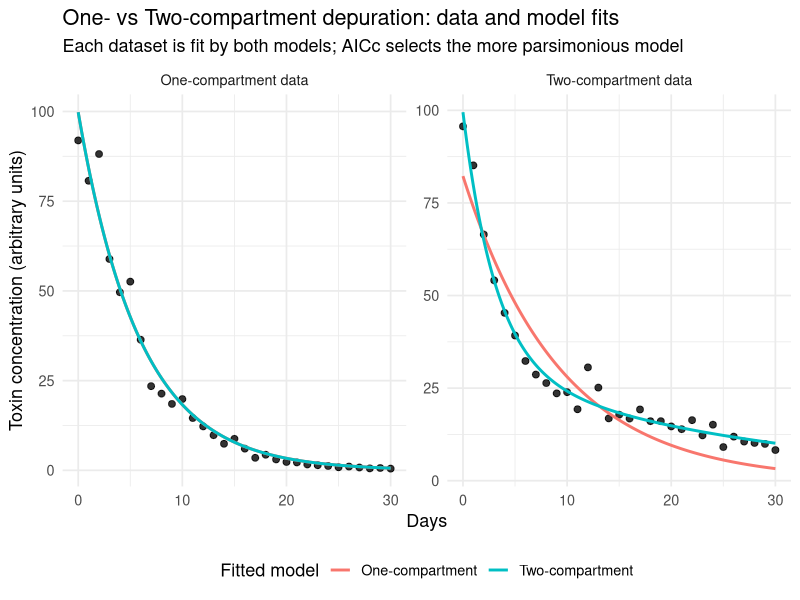

R code for this plot:

# Clear workspace
rm(list = ls())

# Setup
################################################################################

# Packages
library(tidyverse)

# Directories
plotdir <- "figures"

# ------------------------------------------------------------
# Biotoxin depuration: simulate, fit 1- vs 2-compartment models,
# compare with AICc, and plot fits by dataset.
# ------------------------------------------------------------

# Packages
library(tidyverse)
library(minpack.lm)   # for nlsLM (more robust than nls)

set.seed(123)

# -----------------------
# 1) Simulate data
# -----------------------

# Time grid (days)
t <- 0:30

# One-compartment truth: C(t) = C0 * exp(-k * t)
C0_1 <- 100
k1_true <- 0.18
y1_true <- C0_1 * exp(-k1_true * t)

# Two-compartment truth: C(t) = A*exp(-k_fast*t) + B*exp(-k_slow*t)
A_true  <- 60
B_true  <- 40
k_fast  <- 0.50
k_slow  <- 0.05
y2_true <- A_true * exp(-k_fast * t) + B_true * exp(-k_slow * t)

# Add multiplicative log-normal noise (keeps values positive)
# (~ 15% CV)
noise_sd <- 0.15
y1_obs <- y1_true * exp(rnorm(length(t), mean = 0, sd = noise_sd))
y2_obs <- y2_true * exp(rnorm(length(t), mean = 0, sd = noise_sd))

dat <- bind_rows(
  tibble(dataset = "One-compartment data", t = t, y = y1_obs),
  tibble(dataset = "Two-compartment data", t = t, y = y2_obs)
)

# -----------------------
# 2) Model fitting helpers
# -----------------------

# One-compartment model: y = C0 * exp(-k * t)
fit_one_comp <- function(df) {
  start_C0 <- max(df$y)              # sensible start
  start_k  <- 0.2
  nlsLM(
    y ~ C0 * exp(-k * t),
    data  = df,
    start = list(C0 = start_C0, k = start_k),
    lower = c(0, 1e-8)
  )
}

# Two-compartment model: y = A*exp(-k1*t) + B*exp(-k2*t)
fit_two_comp <- function(df) {
  # starts: split initial value + distinct rates
  start_A  <- 0.6 * df$y[df$t == min(df$t)][1]
  start_B  <- 0.4 * df$y[df$t == min(df$t)][1]
  start_k1 <- 0.4     # "fast"
  start_k2 <- 0.05    # "slow"
  nlsLM(
    y ~ A * exp(-k1 * t) + B * exp(-k2 * t),
    data  = df,
    start = list(A = start_A, B = start_B, k1 = start_k1, k2 = start_k2),
    lower = c(0, 0, 1e-8, 1e-8)
  )
}

# AICc (Gaussian error) from RSS and p
# k = p + 1 to account for residual variance
aicc_from_fit <- function(fit, n) {
  p   <- length(coef(fit))
  k   <- p + 1
  RSS <- sum(resid(fit)^2)
  # AIC without constants (constants cancel in comparisons)
  AIC_val  <- n * log(RSS / n) + 2 * k
  AICc_val <- AIC_val + (2 * k * (k + 1)) / (max(n - k - 1, 1e-8))
  tibble(p = p, k = k, RSS = RSS, AIC = AIC_val, AICc = AICc_val)
}

# Safe fit wrapper (returns NULL on failure)
safe_fit <- function(f, df) {
  tryCatch(f(df), error = function(e) NULL)
}

# -----------------------
# 3) Fit both models to each dataset & compare by AICc
# -----------------------

fits <- dat %>%
  dplyr::group_by(dataset) %>%
  dplyr::group_map(~{
    df <- .x
    label <- .y$dataset[[1]]  # <- use .y, not df$dataset
    
    fit1 <- safe_fit(fit_one_comp, df)
    fit2 <- safe_fit(fit_two_comp, df)
    
    out <- dplyr::bind_rows(
      if (!is.null(fit1)) aicc_from_fit(fit1, n = nrow(df)) %>%
        dplyr::mutate(dataset = label, model = "One-compartment"),
      if (!is.null(fit2)) aicc_from_fit(fit2, n = nrow(df)) %>%
        dplyr::mutate(dataset = label, model = "Two-compartment")
    )
    
    out
  }) %>%
  list_rbind() %>%
  dplyr::group_by(dataset) %>%
  dplyr::mutate(
    dAICc = AICc - min(AICc),
    weight = exp(-0.5 * dAICc) / sum(exp(-0.5 * dAICc))
  ) %>%
  dplyr::ungroup()

print(dplyr::arrange(fits, dataset, AICc))

# -----------------------
# 4) Predictions for plotting
# -----------------------

# Refit (to keep the objects for predict()), then create a tidy grid
pred_grid <- tibble(t = seq(min(t), max(t), length.out = 300))

preds <- dat %>%
  group_by(dataset) %>%
  group_modify(~{
    df <- .x
    # fit both models
    fit1 <- safe_fit(fit_one_comp, df)
    fit2 <- safe_fit(fit_two_comp, df)
    
    # predictions (if fit exists)
    p1 <- if (!is.null(fit1)) {
      tibble(t = pred_grid$t,
             fit = as.numeric(predict(fit1, newdata = pred_grid)),
             model = "One-compartment")
    } else tibble()
    
    p2 <- if (!is.null(fit2)) {
      tibble(t = pred_grid$t,
             fit = as.numeric(predict(fit2, newdata = pred_grid)),
             model = "Two-compartment")
    } else tibble()
    
    bind_rows(p1, p2)
  }) %>%
  ungroup()

# -----------------------
# 5) Plot: data + both model fits, faceted by dataset
# -----------------------

ggplot(dat, aes(x = t, y = y)) +
  geom_point(size = 2, alpha = 0.8) +
  geom_line(data = preds, aes(y = fit, color = model), linewidth = 1) +
  facet_wrap(~ dataset, scales = "free_y") +
  labs(x = "Days",
       y = "Toxin concentration (arbitrary units)",
       color = "Fitted model",
       title = "One- vs Two-compartment depuration: data and model fits",
       subtitle = "Each dataset is fit by both models; AICc selects the more parsimonious model") +
  theme_minimal(base_size = 13) +
  theme(legend.position = "bottom")
